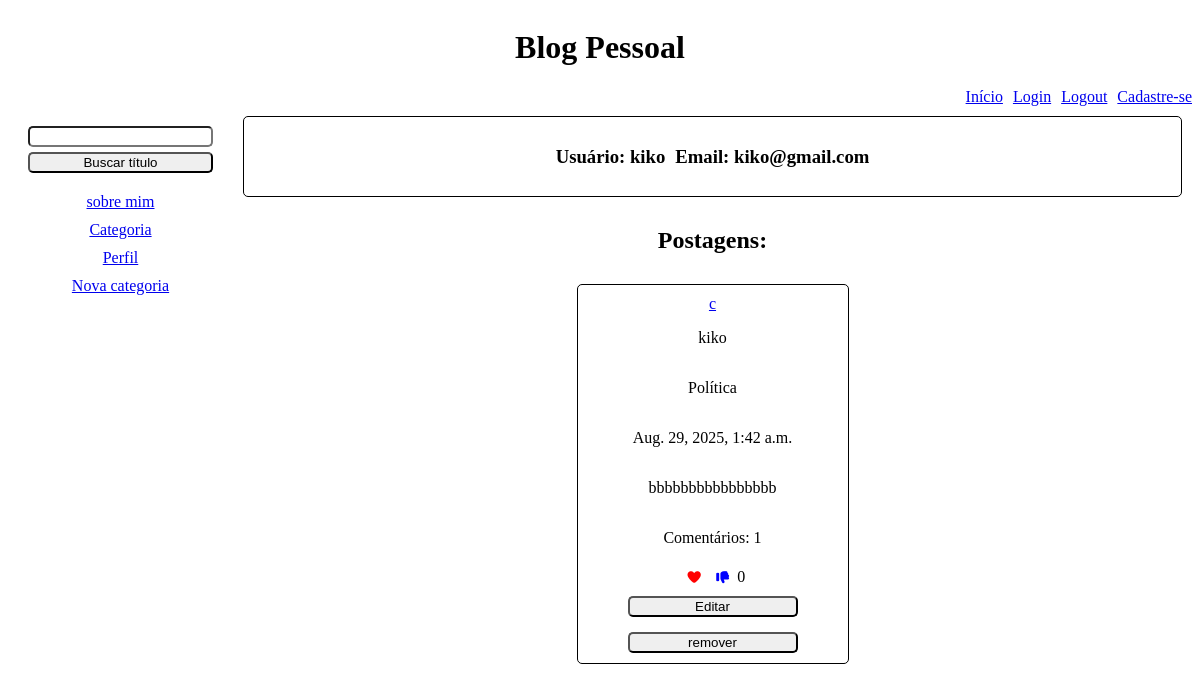
Before: /perfil/ (signed in) with the older database file.
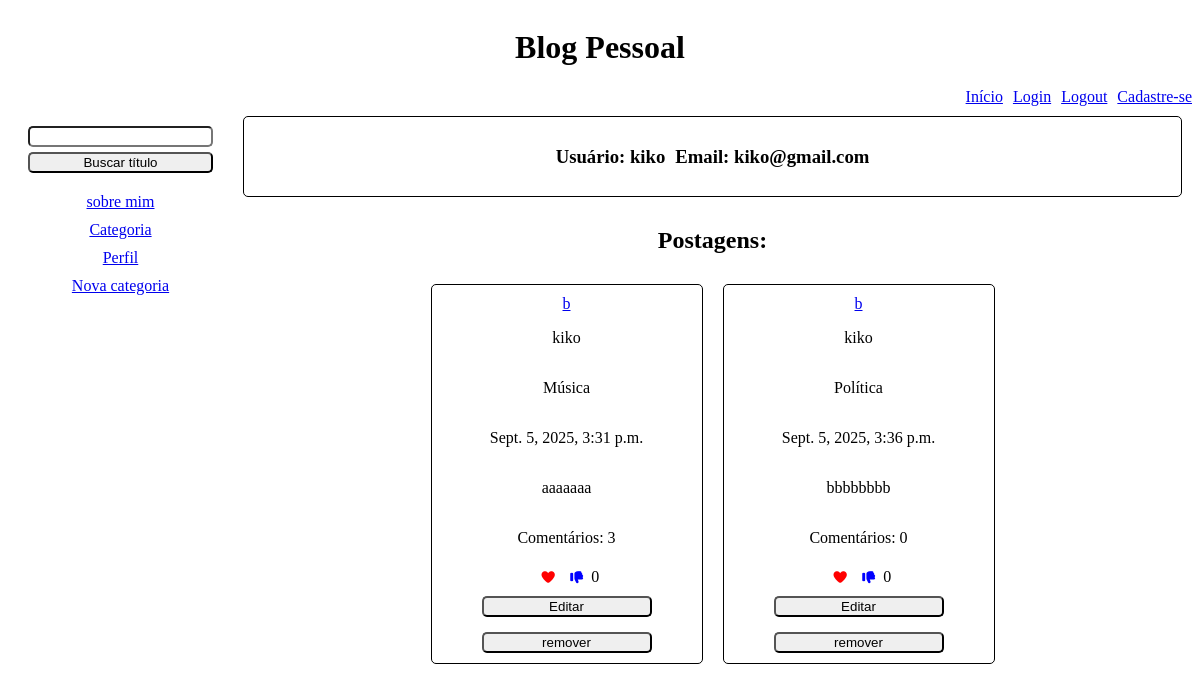
After: the same page with the newer database file.
### blog/models.py (models this page shows, shortened)
class Post(models.Model):
    titulo = models.CharField(max_length=64)
    categoria = models.ForeignKey(
        Categoria, on_delete=models.CASCADE, related_name="postsCategoria")
    conteudo = models.CharField(max_length=1000)
    usuario = models.ForeignKey(
        User, on_delete=models.CASCADE, related_name="postsUsuario")
    dataPostagem = models.DateTimeField()
    likes = models.ManyToManyField(User, blank=True, related_name="likesUsuario", null=True)

class Categoria(models.Model):
    nome = models.CharField(max_length=64)
    usuario = models.ForeignKey(
        User, on_delete=models.CASCADE, related_name="categoriasUsuario")
    def __str__(self):
        return f"{self.nome}"

### blog/views.py (the view)
# urls.py: path('perfil/', views.perfil, name="perfil"),
def perfil(request):
    postagens = Post.objects.filter(usuario=request.user)
    return render(request, 'blog/perfil.html', {"postagens": postagens})

### blog/templates/blog/perfil.html (shortened to what this page needs)
{% extends 'blog/layout.html' %}
{% block body %}
<div id="usuarioPerfil">
    <h3><strong>Usuário: </strong><strong>{{user.username}}</strong></h3>
    <h3><strong>Email: </strong><strong>{{user.email}}</strong></h3>
</div>
<div>
    <div class="tituloPerfilPostagens">
        <h2>Postagens:</h2>
    </div>
    <div class="postagens">
        {% for p in postagens %}
        <div class="postagemP">
            <a href="{% url 'postagemView' p.id %}">{{p.titulo}}</a>
            <p>{{p.usuario}}</p>
            <p>{{p.categoria}}</p>
            <p>{{p.dataPostagem}}</p>
            <p>{{p.conteudo}}</p>
            <p>Comentários: {{ p.p.count }}</p>
            <div class="botoesPerfil">
                <form action="{% url 'likesPerfil' p.id %}" method="post">
                    <button type="submit" style="border:none; background-color: white;"><i class="fas fa-heart"
                            style="color:red;"></i></button>
                </form>
                <form action="{% url 'deslikePerfil' p.id %}" method="post">
                    <button type="submit" style="background-color: white; border:none"><i class="fas fa-thumbs-down"
                            style="color:blue"></i></button>
                </form>
                {{p.likes.count}}
            </div>
            <div>
                {% if p.usuario == request.user %}
                <button class="jsBtnAtualizar" data-id={{p.id}} data-titulo={{p.titulo}} data-categoria={{p.categoria}}
                    data-conteudo={{p.conteudo}} id="btnEditarPerfil">Editar</button>
                {% endif %}
            </div>
            <div>
                <form action="{% url 'remover1' p.id %}">
                    <button type="submit" class="btnRemover">remover</button>
                </form>
            </div>
        </div>
        {% endfor %}
    </div>
</div>
{% endblock %}

Changed rows visible on the page:
removed Post: titulo "c", usuario "kiko", categoria "Política", dataPostagem "Aug. 29, 2025, 1:42 a.m.", conteudo "bbbbbbbbbbbbbbbb", p.count "1", likes.count "0"
added Post: titulo "b", usuario "kiko", categoria "Música", dataPostagem "Sept. 5, 2025, 3:31 p.m.", conteudo "aaaaaaa", p.count "3", likes.count "0"
added Post: titulo "b", usuario "kiko", categoria "Política", dataPostagem "Sept. 5, 2025, 3:36 p.m.", conteudo "bbbbbbbb", p.count "0", likes.count "0"
